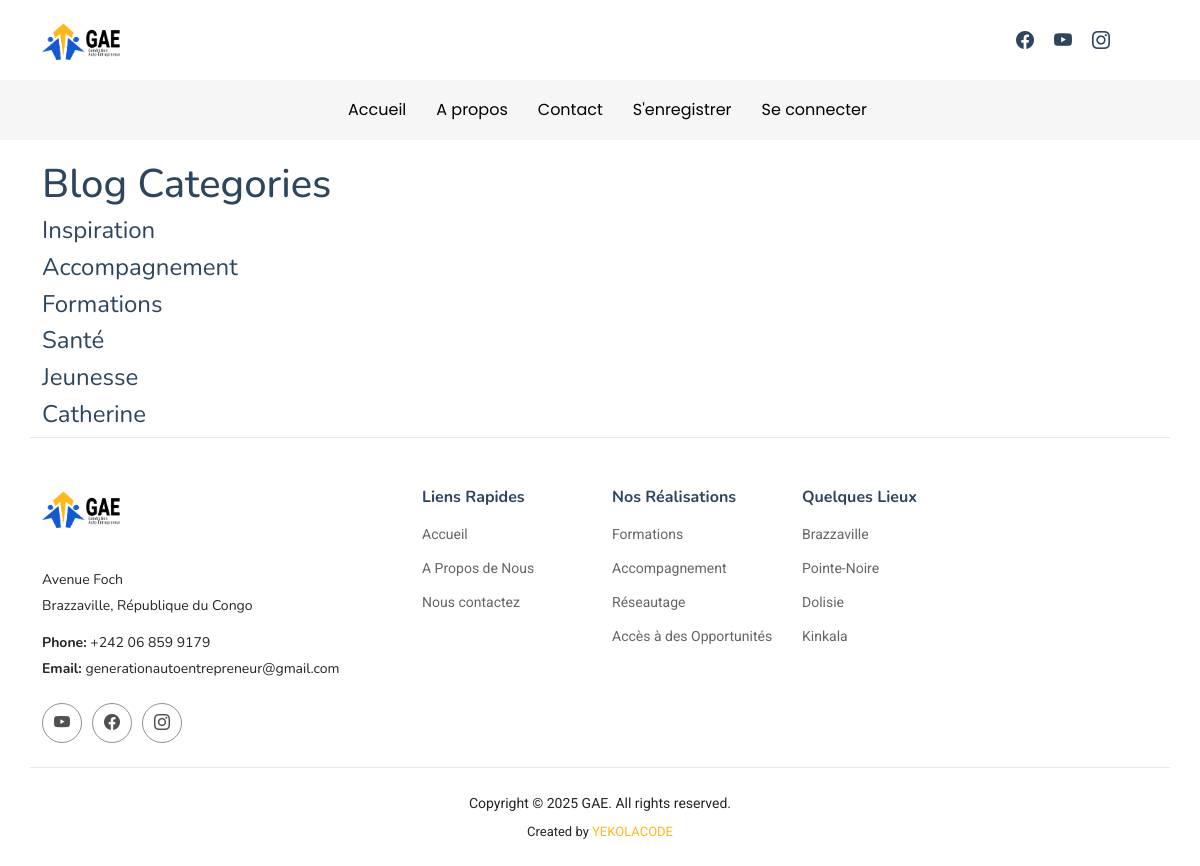
The app's page /category-list/, older data.
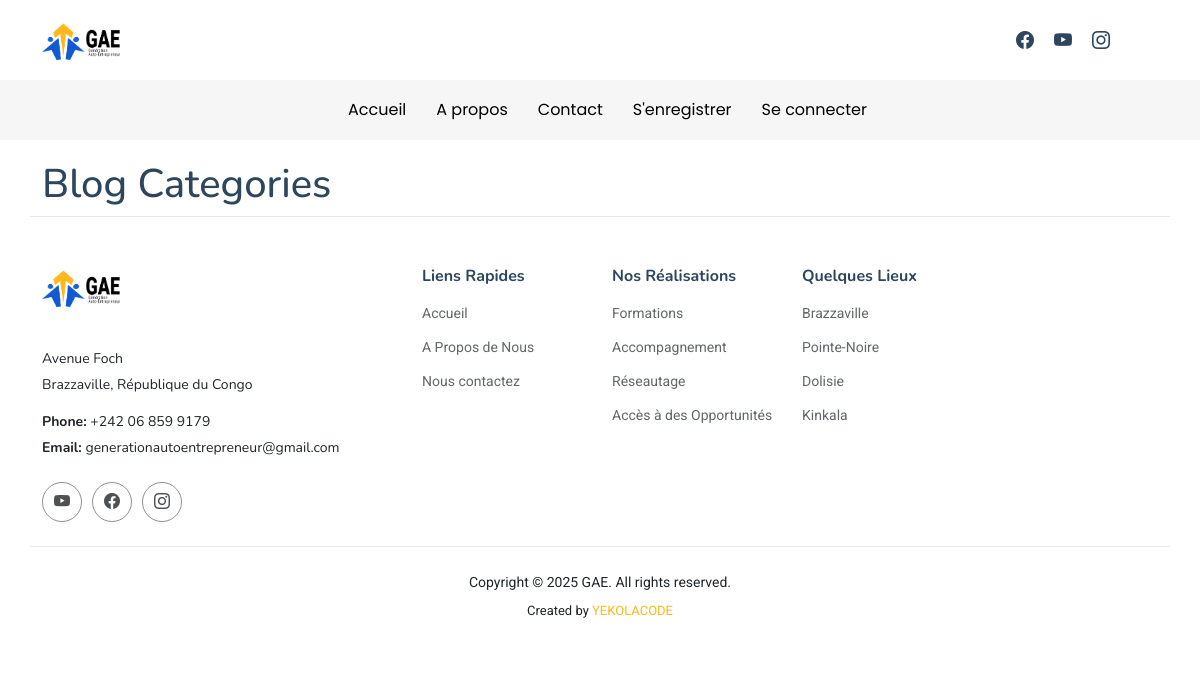
The same page, newer data.
### app/models.py (models this page shows, shortened)
class Category(models.Model):
    name = models.CharField(max_length=255)
    def __str__(self):
        return self.name

### app/views.py (the view)
# urls.py: path('category-list/', CategoryListView, name='category-list'),
def CategoryListView(request):
    cat_menu_list = Category.objects.all()
    return render(request, 'category_list.html', {'cat_menu_list':cat_menu_list})

### app/templates/category_list.html (shortened to what this page needs)
{% extends 'base.html' %} {% load static %} {%block content %}
<h1>Blog Categories</h1>
{% for item in cat_menu_list %}
<h4>
  <a class="dropdown-item" href="{% url 'category' item|slugify %}">{{item}}</a>
</h4>
{% endfor %} {% endblock %}

### app/templates/base.html (shortened to what this page needs)
{% load static %}
<!DOCTYPE html>
<html lang="en">
<head>
  <link href="{% static 'assets/vendor/bootstrap/css/bootstrap.min.css' %}" rel="stylesheet">
  <link href="{% static 'assets/vendor/bootstrap-icons/bootstrap-icons.css' %}" rel="stylesheet">
  <link href="{% static 'assets/vendor/aos/aos.css' %}" rel="stylesheet">
  <link href="{% static 'assets/vendor/swiper/swiper-bundle.min.css' %}" rel="stylesheet">
  <link href="{% static 'assets/vendor/glightbox/css/glightbox.min.css' %}" rel="stylesheet">
  <link href="{% static 'assets/css/main.css' %}" rel="stylesheet">
  <link href="{% static 'assets/css/style.css' %}" rel="stylesheet">
</head>
<body class="index-page">
    <header id="header" class="header position-relative">
      <div class="container-fluid container-xl position-relative">
        <div class="top-row d-flex align-items-center justify-content-between">
          <a href="{% url 'home' %}" class="logo d-flex align-items-end">
            <img src="{% static 'assets/img/logo.png' %}" alt="logo"  />
          </a>
          <div class="d-flex align-items-center">
            <div class="social-links">
              <a href="https://www.facebook.com/profile.php?id=61567110015086" class="facebook"><i class="bi bi-facebook"></i></a>
              <a href="https://www.youtube.com/@G%C3%A9n%C3%A9rationAutoEntrepreneur" class="youtube"><i class="bi bi-youtube"></i></a>
              <a href="https://www.instagram.com/generationautoentrepreneur/" class="instagram"><i class="bi bi-instagram"></i></a>
            </div>
          </div>
        </div>
      </div>
      <div class="nav-wrap">
        <div class="container d-flex justify-content-center position-relative">
          <nav id="navmenu" class="navmenu">
    <ul>
        <li><a href="{% url 'home' %}" class="#">Accueil</a></li>
        <li><a href="{% url 'about' %}">A propos</a></li>
        <li><a href="{% url 'contact' %}">Contact</a></li>
        {% if user.is_authenticated %}
        <li class="dropdown">
            <a href="#">
                <span>{{ user.first_name }} {{ user.last_name }}</span>
                <i class="bi bi-chevron-down toggle-dropdown"></i>
            </a>
            <ul>
                <li><a href="{% url 'edit_profile' %}"><i class="bi bi-gear"></i> Modifier les paramètres du profil</a></li>
                {% if user.profile.id %}
                <li><a href="{% url 'edit_profile_page' user.profile.id %}"><i class="bi bi-person-bounding-box"></i> Modifier le profil</a></li>
                <li><a href="{% url 'show_profile_page' user.profile.id %}"><i class="bi bi-person"></i> Voir le profil</a></li>
                {% else %}
                <li><a href="{% url 'create_profile_page' %}"><i class="bi bi-person-plus"></i> Créer un profil</a></li>
                {% endif %}
                {% if request.user.is_superuser %}
                <li><a href="{% url 'add_category' %}"><i class="bi bi-folder-plus"></i> Ajouter une catégorie</a></li>
                <li><a href="{% url 'add_post' %}"><i class="bi bi-file-earmark-plus"></i> Ajouter un article</a></li>
                {% endif %}
                <li>
                    <form action="{% url 'logout' %}" method="POST" style="display: inline">
                        {% csrf_token %}
                        <button type="submit" class="login-btn" style="cursor: pointer">
                            Logout
                        </button>
                    </form>
                </li>
            </ul>
        </li>
        {% else %}
        <li><a href="{% url 'register' %}">S'enregistrer</a></li>
        <li><a href="{% url 'login' %}">Se connecter</a></li>
        {% endif %}
    </ul>
</nav>
        </div>
      </div>
    </header>
  <div class="container">
    {% block content %} {% endblock %}
  </div>
    <footer id="footer" class="footer">
      <div class="container footer-top">
        <div class="row gy-4">
          <div class="col-lg-4 col-md-6 footer-about">
            <a href="{% url 'home' %}" class="logo d-flex align-items-center">
              <img src="{% static 'assets/img/logo.png' %}" alt="logo" />
            </a>
            <div class="footer-contact pt-3">
              <p>Avenue Foch</p>
              <p>Brazzaville, République du Congo</p>
              <p class="mt-3">
                <strong>Phone:</strong> <span>+242 06 859 9179</span>
              </p>
              <p><strong>Email:</strong> <span>generationautoentrepreneur@gmail.com</span></p>
            </div>
            <div class="social-links d-flex mt-4">
              <a href="https://www.youtube.com/@G%C3%A9n%C3%A9rationAutoEntrepreneur"><i class="bi bi-youtube"></i></a>
              <a href="https://www.facebook.com/profile.php?id=61567110015086"><i class="bi bi-facebook"></i></a>
              <a href="https://www.instagram.com/generationautoentrepreneur/"><i class="bi bi-instagram"></i></a>
            </div>
          </div>
          <div class="col-lg-2 col-md-3 footer-links">
            <h4>Liens Rapides</h4>
            <ul>
              <li><a href="{% url 'home' %}">Accueil</a></li>
              <li><a href="{% url 'about' %}">A Propos de Nous</a></li>
              <li><a href="{% url 'contact' %}">Nous contactez</a></li>
            </ul>
          </div>
          <div class="col-lg-2 col-md-3 footer-links">
            <h4>Nos Réalisations</h4>
            <ul>
                <li><a href="#" onclick="submitSearchForm('Formations')">Formations</a></li>
                <li><a href="#" onclick="submitSearchForm('Accompagnement')">Accompagnement</a></li>
                <li><a href="#" onclick="submitSearchForm('Réseautage')">Réseautage</a></li>
                <li><a href="#" onclick="submitSearchForm('Opportunités')">Accès à des Opportunités</a></li>
            </ul>
        </div>
          <div class="col-lg-2 col-md-3 footer-links">
            <h4>Quelques Lieux</h4>
            <ul>
                <li><a href="#" onclick="submitSearchForm('Brazzaville')">Brazzaville</a></li>
                <li><a href="#" onclick="submitSearchForm('Pointe-Noire')">Pointe-Noire</a></li>
                <li><a href="#" onclick="submitSearchForm('Dolisie')">Dolisie</a></li>
                <li><a href="#" onclick="submitSearchForm('Kinkala')">Kinkala</a></li>
            </ul>
        </div>
        </div>
      </div>
      <div class="container copyright text-center mt-4">
        <p>Copyright &copy; 2025 GAE. All rights reserved.</p>
        <div class="credits">
          Created by <a href="alvineyoka@gmail.com/">YEKOLACODE</a>
        </div>
      </div>
    </footer>
  </body>
</html>

### static/assets/css/style.css (style rules this page uses)
ul li { transition: 1s; display: flex; align-items: center; justify-content: start; }

Row changes from the older to the newer data that the page shows:
removed Category: name "Inspiration"
removed Category: name "Accompagnement"
removed Category: name "Formations"
removed Category: name "Santé"
removed Category: name "Jeunesse"
removed Category: name "Catherine"
